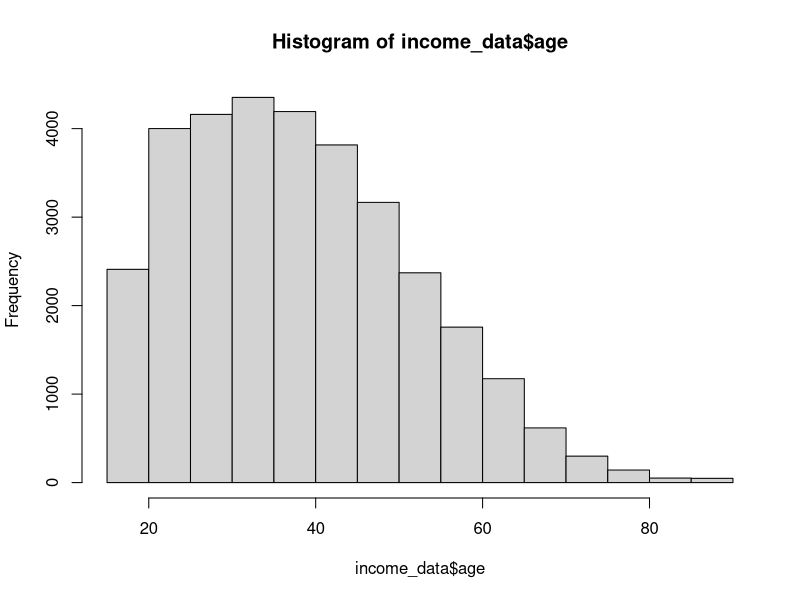
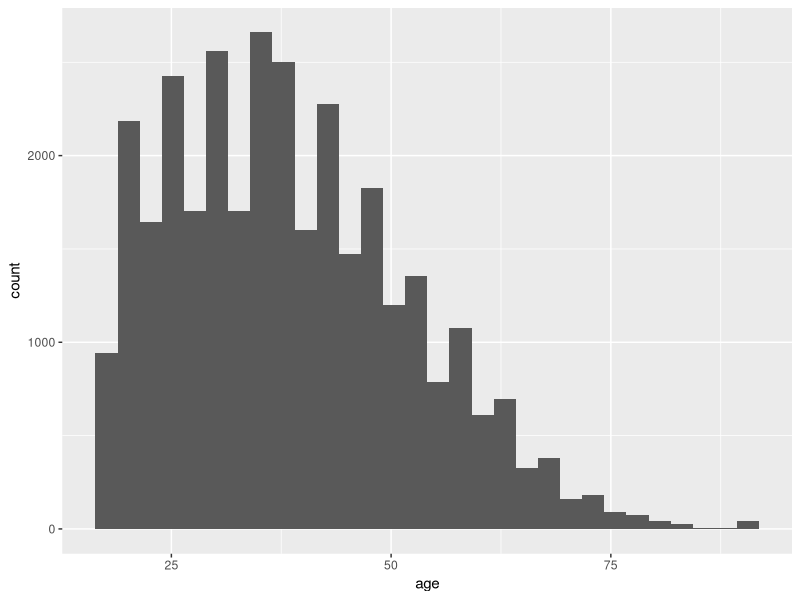
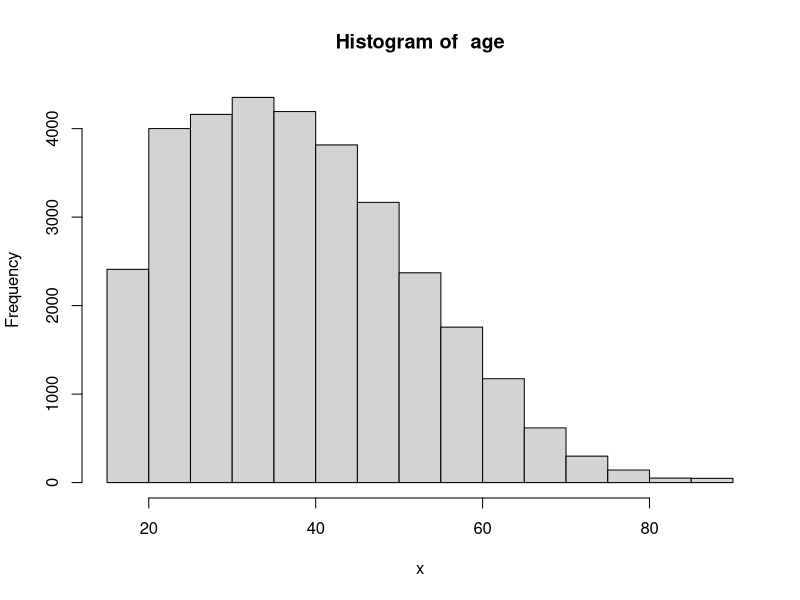
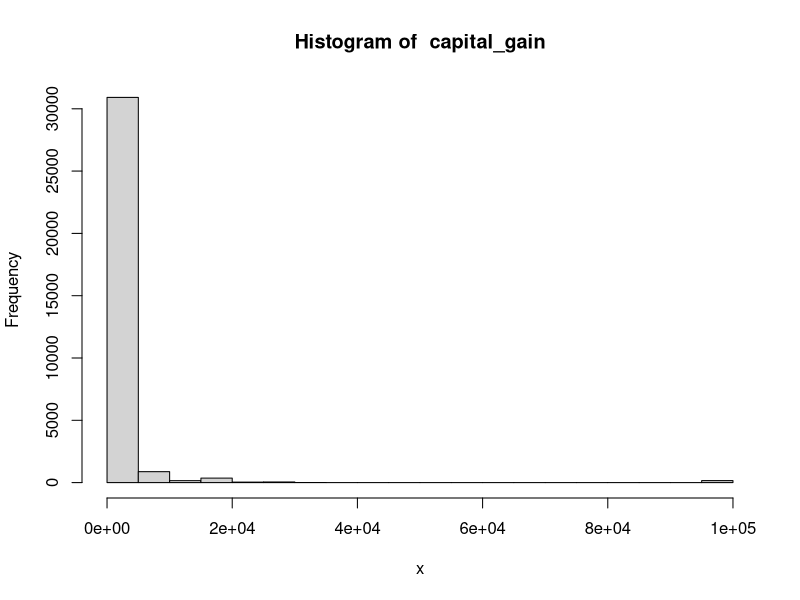
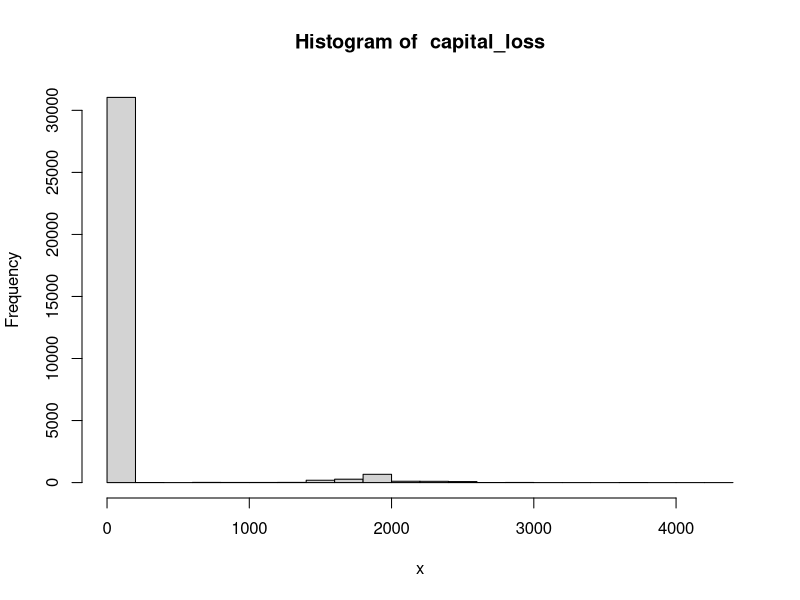
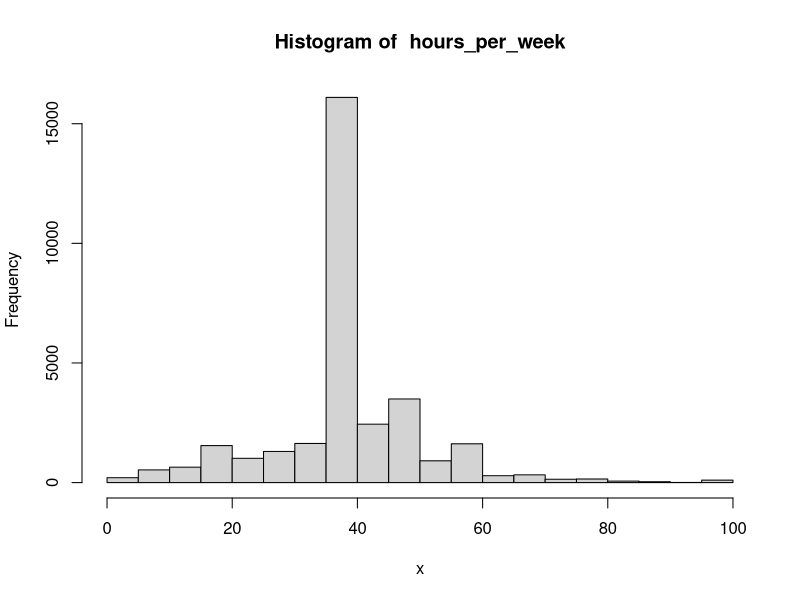
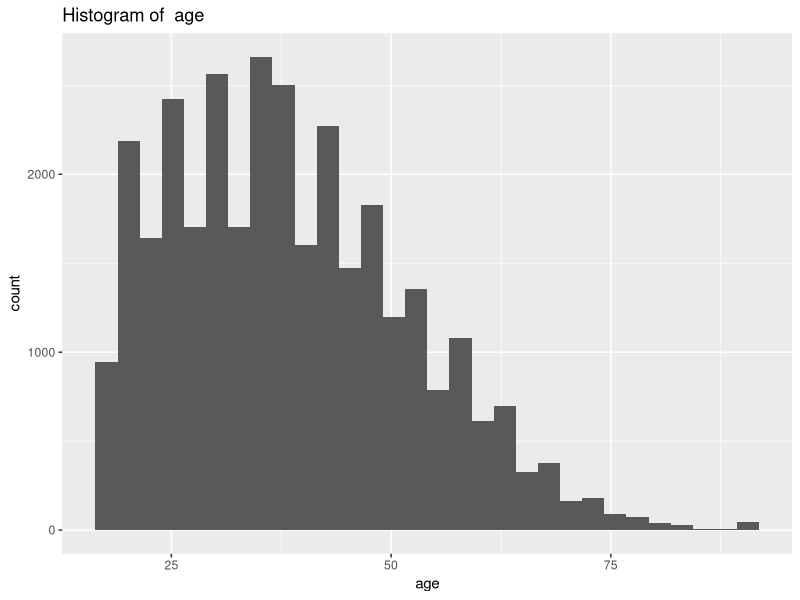
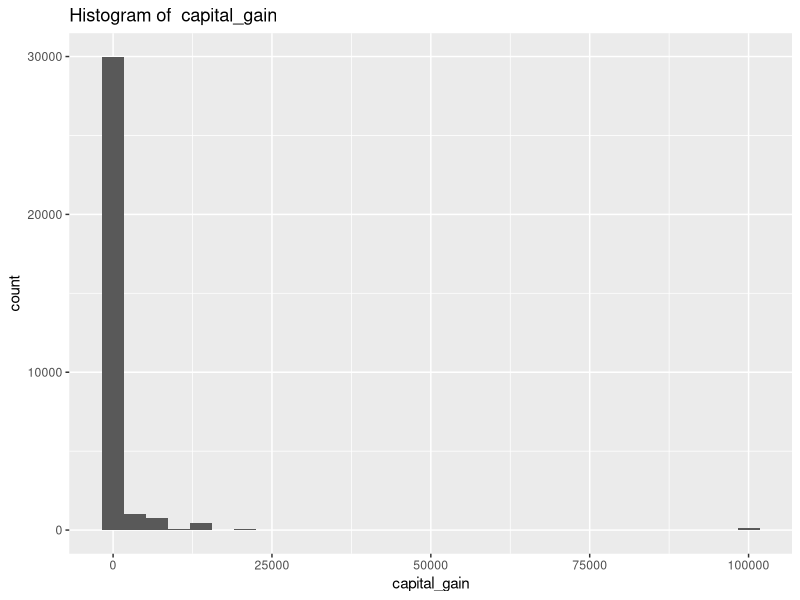

Write R code to recreate these figures, in order. (Note: this script raises an error after producing the figures.)
# Introduction
#This project explores EDA using the UCI income_data Income data set.
# The goal will eventually be to to predict pay category, but first we need to clean and inspect the data.

###  Install packages/libraries
install.packages("tidyverse") # pro: comes with dplyr and ggplot2
# con: takes a long time to install if students are doing it on the fly
install.packages("dplyr")
install.packages("corrplot")
install.packages("ggplot2")
install.packages("forcats")

###   call packages/libraries
library(tidyverse)
library(dplyr)
library(corrplot)
library(ggplot2)
library(forcats)


##  Remember to set your directory where you saved the data and change the direction of the slashes
setwd("C:/Users/kkehrer/Desktop/Business Venures/Data Moves Her/Emeritus/Intro to Data Science")

# Get the Data
income_data <- read.csv("income.csv")
str(income_data)


### Let's quickly look at some summary stats
summary(income_data)



#  We have both continous and discrete variables.
# I'm going to put them in separate vectors so we can loop through them later

categorical_names <- c("government_work", "education", "marital_status",
                       "occupation", "relationship", "ethnicity",
                       "gender", "country", "income")

continuous_names <- c("age", "capital_gain", "capital_loss", "hours_per_week")


continuous_data <- income_data %>%
  select(-categorical_names)

categorical_data <- income_data %>%
  select(categorical_names)
#

##  First we'll look at univariate plots of continuous variables
hist(income_data$age)

# Still a histogram but easier to extend:
ggplot(income_data) +
  geom_histogram(aes(x = age))


## Although the summary helps, let's look at histograms of our continous variables
for (i in continuous_names) {
  x <- continuous_data[,i]
  hist(x,
       main = paste("Histogram of ", i)
  )
}
# similar but using ggplot
for(i in continuous_names) {
  g <- ggplot(continuous_data) +
    geom_histogram(aes_string(x = i)) +
    ggtitle(paste("Histogram of ", i))
  print(g)
}
# aes_string; it allows the value of i to be interpreted 
# as a variable name in loops


## In EDA we typically look at boxplots for another view of our data

for (i in continuous_names) {
  x <- continuous_data[,i]
  boxplot(x, range = 0,
          main = paste("Boxplot of ", i)
  )
}



###  without the range set, default is 1.5 IQR
for (i in continuous_names) {
  x <- continuous_data[,i]
  boxplot(x, 
          main = paste("Boxplot of ", i)
  )
}
# In ggplot
for(i in continuous_names) {
  g <- ggplot(continuous_data) +
    geom_boxplot(aes_string(y = i)) +
    ggtitle(paste("Boxplot of ", i))
  print(g)
}
#


###  Capital loss and capital gain have many zeros.
# Let's create new data frames with non zero amounts to get a better picture.

capital_gain_not_zero <- income_data %>%
  filter(capital_gain != 0)

capital_loss_not_zero <- income_data %>%
  filter(capital_loss != 0)
#

## Now lets take a look at these variables.
ggplot(capital_gain_not_zero) +
  geom_boxplot(aes(y = capital_gain)) +
  ggtitle("Non Zero Capital Gain")

ggplot(capital_loss_not_zero) +
  geom_boxplot(aes(y = capital_loss)) +
  ggtitle("Non Zero Capital Loss")
#

summary(capital_gain_not_zero)
summary(capital_loss_not_zero)




###  We could also consider recoding capital gain/loss as binary variables.  
###  This is considered "feature engineering" and we could see what features work best in our model.
###  Although with this recoding we'd lose information.
for (i in categorical_names) {
  x <- categorical_data[,i]
  plot(x,
       main = paste("Plot of ", i)
  )
}



####  Bivariate plots (These are scatterplots)
str(income_data)

ggplot(income_data) + 
  geom_point(aes(x = capital_gain, y = age)) + 
  ggtitle("Age by Capital Gains")
#

ggplot(income_data) + 
  geom_point(aes(x = capital_gain, y = hours_per_week)) + 
  ggtitle("Age by Capital Gains")
#

summary(income_data$income)

## recode income so we can create a table with it:
income_data <- income_data %>%
  mutate(income_recoded = ifelse(income == ">50K", 1, 0))
#

summary(income_data$income_recoded)

str(income_data)
glimpse(income_data)
#

## Table of income by country
country_income_table <- income_data %>% 
  group_by(country) %>%
  summarise(visitors = n(),
            high_salary = sum(income_recoded)/visitors)
#


### correlation we can use regular pearson correlation here
cor.income_data <- cor(continuous_data)

corrplot(cor.income_data, method = "number")
corrplot(cor.income_data, method = "circle")

## correlation between the different continous variables is quite low

###  Education could be recoded and we could use a rank correlation for ordinal variables
###  note that the other discrete variables are not ordinal,

# Data Cleaning
# We've noticed some of these variables have a large number of factors, we can reduce the number
# of factors by grouping like things.


###  Assess potential groupings for country
north_america <- c("Canada", "Cuba", "Dominican Republic", "El-Salvador",
                    "Guatemala", "Haiti", "Honduras", "Jamaica", "Mexico",
                    "Nicaragua", "Outlying US", "Puerto-Rico",
                    "Trinadad and Tobago", "United States")
income_data <- income_data %>%
  mutate(grouped_country = ifelse(country %in% north_america,
                                  "North America", "other"))
#

income_data$grouped_country  <- as.factor(income_data$grouped_country )

summary(income_data$grouped_country)                                             


###   recoding education
table(income_data$education)


post_high <- c("Assoc to acdm", "Assoc to voc", "Bachelors",
               "Doctorate", "HS to grad", "Masters",
               "Prof to school", "Some to college")
income_data <- income_data %>%
  mutate(grouped_education = ifelse(education %in% post_high,
                                    "finished high", "not finished high"))
#

###  making sure things are grouped correctly
table(income_data$grouped_education, income_data$education)


ggplot(income_data) + 
  geom_bar(aes(x = grouped_education)) + 
  ggtitle("Grouped Education")



## possible recoding for government work
table(income_data$government_work)


gov_cat <- c("Federal gov", "Local gov" , "State gov")
income_data <- income_data %>%
  mutate(grouped_gov_work = ifelse(government_work %in% gov_cat,
                                   "gov", "non gov"))

# check out the results to make sure it worked correctly
table(income_data$grouped_gov_work, income_data$government_work)

###  Look at marital status to see how we might want to recode this.
table(income_data$marital_status)

marriage_cat <- c("Divorced", "Never married", "Widowed")
income_data <- income_data %>%
  mutate(grouped_marital = ifelse(marital_status %in% marriage_cat,
                                  "not married", "married"))
#

table(income_data$grouped_marital, income_data$marital_status)



####  Handling missing values
### above we recoded missing values into an "other" category, 
# we also didn't know exactly what "south" meant.
table(income_data$government_work)
income_data[income_data == " ?"] <- NA


###  Tables do not show NA values but NA values cannot be used in modeling.
table(income_data$government_work)

##  Checking for NAs
sum(is.na(income_data$age))
sum(is.na(income_data$government_work))



# Counting NAs in every column
income_data %>% 
  summarise_all(list(name = ~sum(is.na(.))))
#


names(income_data)
## It's important when determining whether or not to 
###  remove NAs from the dataset, are you introducing any bias?
##  We have missing countries, we could either exclude them for modeling, or we could 
##  enter them as something like "unknown"

##  I bet missing occupation and missing "government_work" overlap heavily.  Let's check
income_data$occupation_grouped <- ifelse(is.na(income_data$occupation), "naOCC", "NOTnaOCC")

income_data$gov_work_grouped <- ifelse(is.na(income_data$government_work), "naGOV", "NOTnaGOV")

table(income_data$occupation_grouped, income_data$gov_work_grouped)

7/32561

###   The non matches are less than 0.02% of our data, so I won't look into it further

table(income_data$income, income_data$gov_work_grouped)


###  let's export our current dataset so that we have all of our newly created variables
###  When we start logistic regression

write.csv(income_data, file = "Income_7.csv", row.names = FALSE)
#
